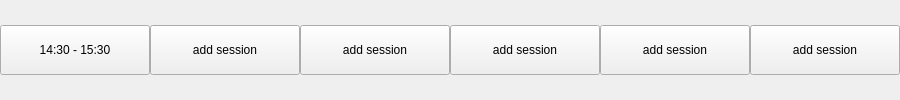
                               <widget class="QWidget" name="widget_7" native="true">
                                <layout class="QHBoxLayout" name="horizontalLayout_14">
                                 <property name="spacing">
                                  <number>0</number>
                                 </property>
                                 <property name="leftMargin">
                                  <number>0</number>
                                 </property>
                                 <property name="topMargin">
                                  <number>0</number>
                                 </property>
                                 <property name="rightMargin">
                                  <number>0</number>
                                 </property>
                                 <property name="bottomMargin">
                                  <number>0</number>
                                 </property>
                                 <item>
                                  <widget class="QWidget" name="time_slot_box_7" native="true">
                                   <layout class="QVBoxLayout" name="verticalLayout_77">
                                    <property name="spacing">
                                     <number>0</number>
                                    </property>
                                    <property name="leftMargin">
                                     <number>0</number>
                                    </property>
                                    <property name="topMargin">
                                     <number>0</number>
                                    </property>
                                    <property name="rightMargin">
                                     <number>0</number>
                                    </property>
                                    <property name="bottomMargin">
                                     <number>0</number>
                                    </property>
                                    <item>
                                     <widget class="QPushButton" name="pushButton_147">
                                      <property name="minimumSize">
                                       <size>
                                        <width>150</width>
                                        <height>50</height>
                                       </size>
                                      </property>
                                      <property name="maximumSize">
                                       <size>
                                        <width>200</width>
                                        <height>50</height>
                                       </size>
                                      </property>
                                      <property name="text">
                                       <string>14:30 - 15:30</string>
                                      </property>
                                     </widget>
                                    </item>
                                   </layout>
                                  </widget>
                                 </item>
                                 <item>
                                  <widget class="QWidget" name="cell_31" native="true">
                                   <layout class="QVBoxLayout" name="verticalLayout_78">
                                    <property name="spacing">
                                     <number>0</number>
                                    </property>
                                    <property name="leftMargin">
                                     <number>0</number>
                                    </property>
                                    <property name="topMargin">
                                     <number>0</number>
                                    </property>
                                    <property name="rightMargin">
                                     <number>0</number>
                                    </property>
                                    <property name="bottomMargin">
                                     <number>0</number>
                                    </property>
                                    <item>
                                     <layout class="QVBoxLayout" name="list_31">
                                      <item>
                                       <widget class="QPushButton" name="add_cell_31">
                                        <property name="minimumSize">
                                         <size>
                                          <width>150</width>
                                          <height>50</height>
                                         </size>
                                        </property>
                                        <property name="maximumSize">
                                         <size>
                                          <width>200</width>
                                          <height>50</height>
                                         </size>
                                        </property>
                                        <property name="text">
                                         <string>add session</string>
                                        </property>
                                       </widget>
                                      </item>
                                     </layout>
                                    </item>
                                   </layout>
                                  </widget>
                                 </item>
                                 <item>
                                  <widget class="QWidget" name="cell_32" native="true">
                                   <layout class="QVBoxLayout" name="verticalLayout_79">
                                    <property name="spacing">
                                     <number>0</number>
                                    </property>
                                    <property name="leftMargin">
                                     <number>0</number>
                                    </property>
                                    <property name="topMargin">
                                     <number>0</number>
                                    </property>
                                    <property name="rightMargin">
                                     <number>0</number>
                                    </property>
                                    <property name="bottomMargin">
                                     <number>0</number>
                                    </property>
                                    <item>
                                     <layout class="QVBoxLayout" name="list_32">
                                      <item>
                                       <widget class="QPushButton" name="add_cell_32">
                                        <property name="minimumSize">
                                         <size>
                                          <width>150</width>
                                          <height>50</height>
                                         </size>
                                        </property>
                                        <property name="maximumSize">
                                         <size>
                                          <width>200</width>
                                          <height>50</height>
                                         </size>
                                        </property>
                                        <property name="text">
                                         <string>add session</string>
                                        </property>
                                       </widget>
                                      </item>
                                     </layout>
                                    </item>
                                   </layout>
                                  </widget>
                                 </item>
                                 <item>
                                  <widget class="QWidget" name="cell_33" native="true">
                                   <layout class="QVBoxLayout" name="verticalLayout_80">
                                    <property name="spacing">
                                     <number>0</number>
                                    </property>
                                    <property name="leftMargin">
                                     <number>0</number>
                                    </property>
                                    <property name="topMargin">
                                     <number>0</number>
                                    </property>
                                    <property name="rightMargin">
                                     <number>0</number>
                                    </property>
                                    <property name="bottomMargin">
                                     <number>0</number>
                                    </property>
                                    <item>
                                     <layout class="QVBoxLayout" name="list_33">
                                      <item>
                                       <widget class="QPushButton" name="add_cell_33">
                                        <property name="minimumSize">
                                         <size>
                                          <width>150</width>
                                          <height>50</height>
                                         </size>
                                        </property>
                                        <property name="maximumSize">
                                         <size>
                                          <width>200</width>
                                          <height>50</height>
                                         </size>
                                        </property>
                                        <property name="text">
                                         <string>add session</string>
                                        </property>
                                       </widget>
                                      </item>
                                     </layout>
                                    </item>
                                   </layout>
                                  </widget>
                                 </item>
                                 <item>
                                  <widget class="QWidget" name="cell_34" native="true">
                                   <layout class="QVBoxLayout" name="verticalLayout_81">
                                    <property name="spacing">
                                     <number>0</number>
                                    </property>
                                    <property name="leftMargin">
                                     <number>0</number>
                                    </property>
                                    <property name="topMargin">
                                     <number>0</number>
                                    </property>
                                    <property name="rightMargin">
                                     <number>0</number>
                                    </property>
                                    <property name="bottomMargin">
                                     <number>0</number>
                                    </property>
                                    <item>
                                     <layout class="QVBoxLayout" name="list_34">
                                      <item>
                                       <widget class="QPushButton" name="add_cell_34">
                                        <property name="minimumSize">
                                         <size>
                                          <width>150</width>
                                          <height>50</height>
                                         </size>
                                        </property>
                                        <property name="maximumSize">
                                         <size>
                                          <width>200</width>
                                          <height>50</height>
                                         </size>
                                        </property>
                                        <property name="text">
                                         <string>add session</string>
                                        </property>
                                       </widget>
                                      </item>
                                     </layout>
                                    </item>
                                   </layout>
                                  </widget>
                                 </item>
                                 <item>
                                  <widget class="QWidget" name="cell_35" native="true">
                                   <layout class="QVBoxLayout" name="verticalLayout_82">
                                    <property name="spacing">
                                     <number>0</number>
                                    </property>
                                    <property name="leftMargin">
                                     <number>0</number>
                                    </property>
                                    <property name="topMargin">
                                     <number>0</number>
                                    </property>
                                    <property name="rightMargin">
                                     <number>0</number>
                                    </property>
                                    <property name="bottomMargin">
                                     <number>0</number>
                                    </property>
                                    <item>
                                     <layout class="QVBoxLayout" name="list_35">
                                      <item>
                                       <widget class="QPushButton" name="add_cell_35">
                                        <property name="minimumSize">
                                         <size>
                                          <width>150</width>
                                          <height>50</height>
                                         </size>
                                        </property>
                                        <property name="maximumSize">
                                         <size>
                                          <width>200</width>
                                          <height>50</height>
                                         </size>
                                        </property>
                                        <property name="text">
                                         <string>add session</string>
                                        </property>
                                       </widget>
                                      </item>
                                     </layout>
                                    </item>
                                   </layout>
                                  </widget>
                                 </item>
                                </layout>
                               </widget>
